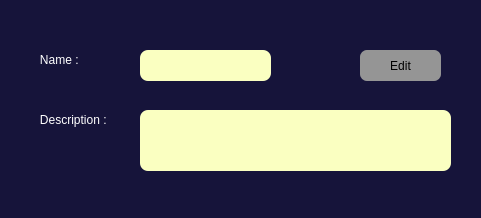
<?xml version="1.0" encoding="UTF-8"?>
<ui version="4.0">
 <class>editproject</class>
 <widget class="QWidget" name="editproject">
  <property name="geometry">
   <rect>
    <x>0</x>
    <y>0</y>
    <width>481</width>
    <height>218</height>
   </rect>
  </property>
  <property name="windowTitle">
   <string>Form</string>
  </property>
  <property name="styleSheet">
   <string notr="true">background-color: rgb(22, 20, 58);</string>
  </property>
  <widget class="QLabel" name="descriptionLabel">
   <property name="geometry">
    <rect>
     <x>30</x>
     <y>110</y>
     <width>101</width>
     <height>20</height>
    </rect>
   </property>
   <property name="styleSheet">
    <string notr="true">color: rgb(255, 255, 255);

border-radius:7px;</string>
   </property>
   <property name="text">
    <string>   Description :</string>
   </property>
  </widget>
  <widget class="QTextEdit" name="descriptionLineEdit">
   <property name="geometry">
    <rect>
     <x>140</x>
     <y>110</y>
     <width>311</width>
     <height>61</height>
    </rect>
   </property>
   <property name="styleSheet">
    <string notr="true">background-color: rgb(250, 255, 193);
border-radius:8px;</string>
   </property>
  </widget>
  <widget class="QPushButton" name="editButton">
   <property name="geometry">
    <rect>
     <x>360</x>
     <y>50</y>
     <width>81</width>
     <height>31</height>
    </rect>
   </property>
   <property name="styleSheet">
    <string notr="true">background-color: rgb(149, 149, 149);
border-radius:7px;</string>
   </property>
   <property name="text">
    <string>Edit</string>
   </property>
  </widget>
  <widget class="QLineEdit" name="nameLineEdit">
   <property name="geometry">
    <rect>
     <x>140</x>
     <y>50</y>
     <width>131</width>
     <height>31</height>
    </rect>
   </property>
   <property name="styleSheet">
    <string notr="true">background-color: rgb(250, 255, 193);
border-radius:8px;</string>
   </property>
  </widget>
  <widget class="QLabel" name="Name">
   <property name="geometry">
    <rect>
     <x>30</x>
     <y>50</y>
     <width>63</width>
     <height>20</height>
    </rect>
   </property>
   <property name="styleSheet">
    <string notr="true">color: rgb(255, 255, 255);

border-radius:7px;</string>
   </property>
   <property name="text">
    <string>   Name :</string>
   </property>
  </widget>
 </widget>
 <resources/>
 <connections/>
</ui>
